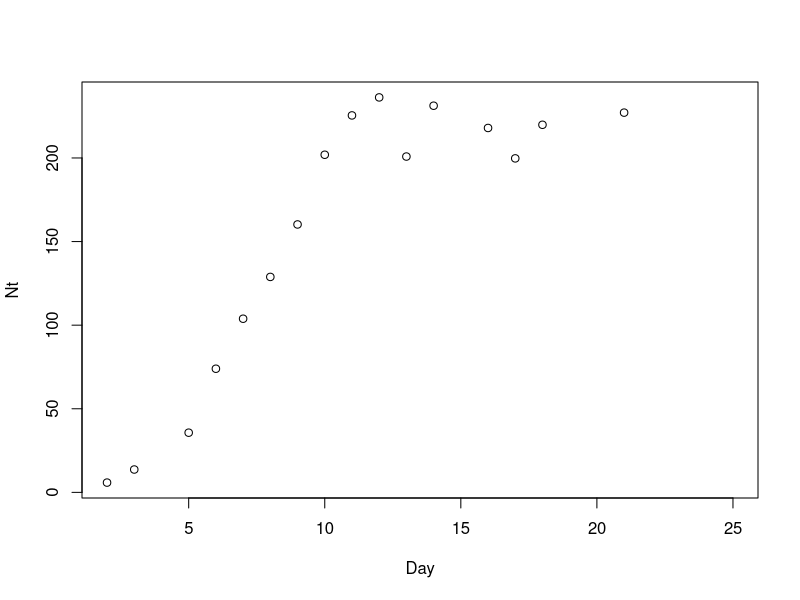
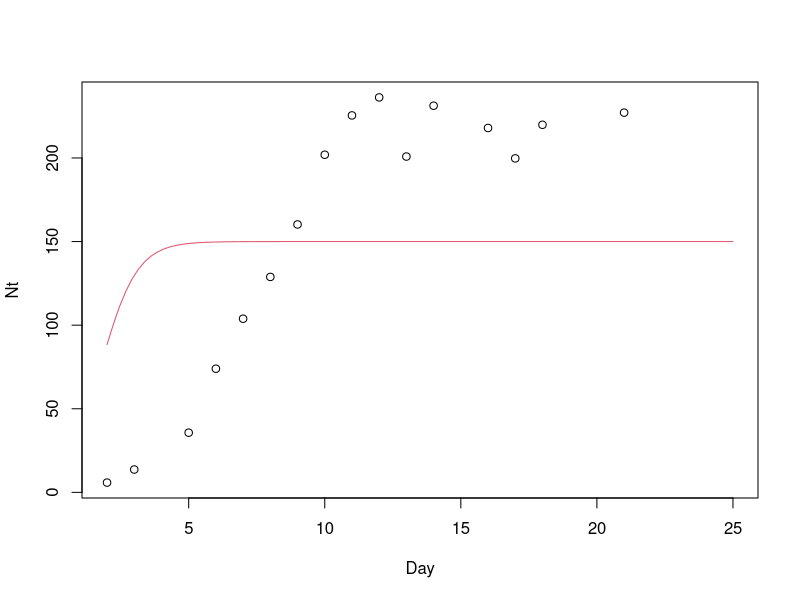

These charts were generated, in order, by the following R code:
p <- read.csv("paramecium.csv")
N.logistic <- function(x, N0, K, r0) K/(1 + ((K - N0)/N0)*exp(-r0*x))

plot(Nt~Day, data = p)
# try different values!
N0 <- 10
K <- 150
r0 <- 1.5
plot(Nt~Day, data = p)
curve(N.logistic(x, N0, K, r0), add = TRUE, col = 2)
